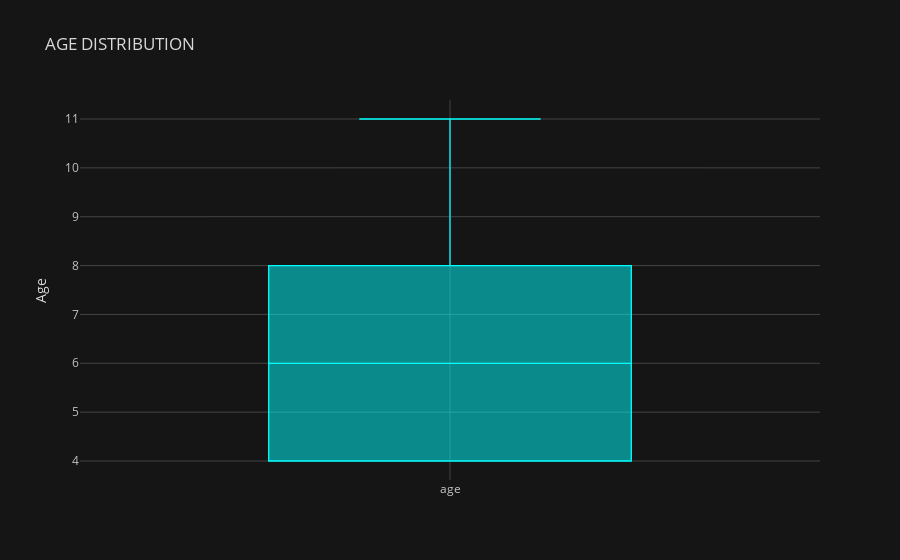

Notebook code cell kept with this figure:
### Markdown cell above
AGE DISTRIBUTION

### Code cell
df['age'].sort_values().iplot(kind='box', title='AGE DISTRIBUTION', yTitle = 'Age', theme='solar', color='cyan')

### Figure 1 — Plotly figure (JSON) as saved in the notebook; plotly's stock layout.template omitted (floating-point values rounded to 4 significant figures; data arrays with more than 128 entries replaced by an {"elided": "..."} marker saying what was removed)
{"data": [{"boxpoints": false, "line": {"width": 1.3}, "marker": {"color": "rgba(0, 255, 255, 1.0)"}, "name": "age", "orientation": "v", "type": "box", "y": {"elided": "248 int values"}}], "layout": {"legend": {"bgcolor": "#151516", "font": {"color": "#D9D9D9"}}, "paper_bgcolor": "#151516", "plot_bgcolor": "#151516", "title": {"font": {"color": "#D9D9D9"}, "text": "AGE DISTRIBUTION"}, "xaxis": {"gridcolor": "#434343", "showgrid": true, "tickfont": {"color": "#C2C2C2"}, "title": {"font": {"color": "#D9D9D9"}, "text": ""}, "zerolinecolor": "#666570"}, "yaxis": {"gridcolor": "#434343", "showgrid": true, "tickfont": {"color": "#C2C2C2"}, "title": {"font": {"color": "#D9D9D9"}, "text": "Age"}, "zerolinecolor": "#666570"}}}
